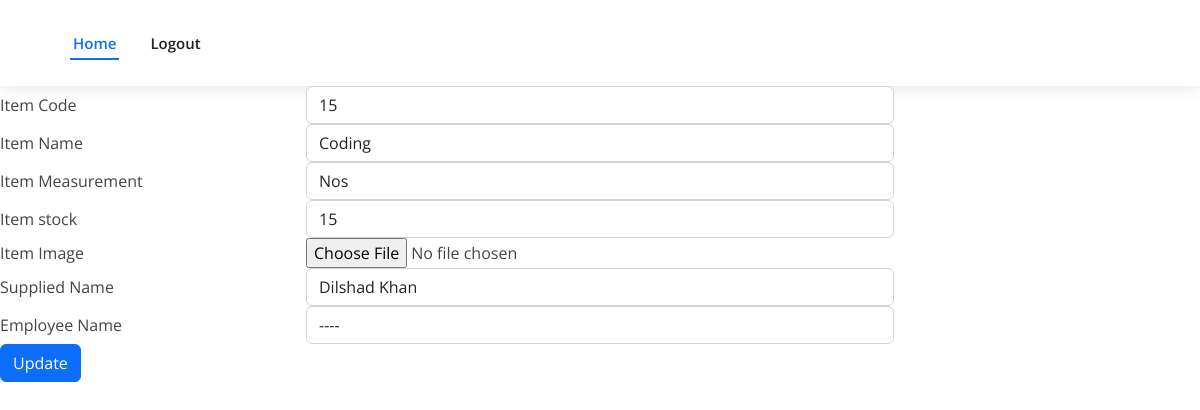
/accounts/edititems/1/ (signed in), run on the app's committed database.
### accounts/models.py (models this page shows)
class Item(models.Model):
    Item_Code = models.IntegerField()
    Item_name = models.CharField(max_length=150)
    Item_Measurement = models.CharField(choices=MEASURMENT_TYPE,max_length=2)
    Item_stock = models.IntegerField()
    Item_Image = models.ImageField(upload_to='uploads/',blank=True,null=True)
    Supplier_name = models.CharField(max_length=150)
    Requisition_By = models.ForeignKey(Employee,on_delete=models.CASCADE)
    Create_date  = models.DateTimeField(auto_now_add=True)
    def __str__(self):
        return str(self.Item_name)

### accounts/views.py (the view, shortened to what this page needs)
# urls.py: path('edititems/<int:id>/', views.EditItems.as_view(),name="edititems"),
class EditItems(View):
    def get(self, request,id):
        print(id)
        item = Item.objects.get(id=id)
        print("item",item)
        employee = Employee.objects.filter(user=request.user)
        return render(request, 'app/edititems.html',{'item':item,'employee':employee})

### accounts/templates/app/edititems.html (shortened to what this page needs)
{% extends 'app/base.html' %}
{% load static %}
{% block main-content %}
<div class="tabs mb-0">
    <div class="tab-content">
        <form class="action-buttons-fixed mb-0" id="add_items" method="post" enctype="multipart/form-data">
            <div class="form-group row align-items-center">
                <label class="col-lg-5 col-xl-3 control-label text-lg-right mb-0">Item Code</label>
                <div class="col-lg-7 col-xl-6">
                    <input type="text" class="form-control form-control-modern"
                           name="Item_Code" value="{{item.Item_Code}}" required/>
                </div>
            </div>
            <div class="form-group row align-items-center">
                <label class="col-lg-5 col-xl-3 control-label text-lg-right mb-0">Item Name</label>
                <div class="col-lg-7 col-xl-6">
                    <input type="text" class="form-control form-control-modern" name="Item_name"
                           maxlength="150" value="{{item.Item_name}}" required/>
                </div>
            </div>
            <div class="form-group row align-items-center">
                <label class="col-lg-5 col-xl-3 control-label text-lg-right mb-0">Item Measurement</label>
                    <div class="col-lg-7 col-xl-6">
                        <select data-plugin-selectTwo class="form-control form-control-modern populate" name="Item_Measurement">
                            {% if item.Item_Measurement == "N" %}
                                <option value="0" selected>Nos</option>
                            {% else %}
                                <option value="0">Nos</option>
                            {% endif %}
                        </select>
                    </div>
            </div>
            <div class="form-group row align-items-center">
                <label class="col-lg-5 col-xl-3 control-label text-lg-right mb-0">Item stock</label>
                <div class="col-lg-7 col-xl-6">
                    <input type="text" class="form-control form-control-modern"
                           name="Item_stock" value="{{item.Item_stock}}" maxlength="100"/>
                </div>
            </div>
            <div class="form-group row align-items-center">
                <label class="col-lg-5 col-xl-3 control-label text-lg-right mb-0">Item Image</label>
                <div class="col-lg-7 col-xl-6">
                    <input type="file" id="id-file"  name="Item_Image" accept="image/*" />
                </div>
            </div>
            <div class="form-group row align-items-center">
                <label class="col-lg-5 col-xl-3 control-label text-lg-right mb-0">Supplied Name</label>
                <div class="col-lg-7 col-xl-6">
                    <input type="text" class="form-control form-control-modern"
                           name="Supplier_name" value="{{item.Supplier_name}}" maxlength="100"/>
                </div>
            </div>
            <div class="form-group row align-items-center">
                <label class="col-lg-5 col-xl-3 control-label text-lg-right mb-0">Employee Name</label>
                <div class="col-lg-7 col-xl-6">
                    <select data-plugin-selectTwo class="form-control form-control-modern populate" name="employee_name">
                        <option value="">----</option>
                    </select>
                </div>
            </div>
            <input type="submit" style="float: center;" value="Update" class="btn btn-primary">
        </form>
    </div>
</div>
{% endblock main-content %}

### accounts/static/app/css/style.css (style rules this page uses)
body { font-family: "Open Sans", sans-serif; color: #444444; }

### data on the page
Item: Item_Code "15", Item_name "Coding", Item_Measurement "Nos", Item_stock "15", Supplier_name "Dilshad Khan"
